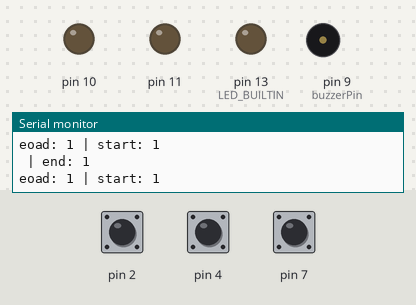
Bench run of a sketch on a simulated Arduino Uno, built with avr-gcc and run on an emulated ATmega328P. On the bench: output pins drawn as LEDs (lit = HIGH), buzzer (waves = sounding), the last lines printed to the serial monitor. Inputs (shaded band) come from the test bench; at power-on: pin 4 HIGH, pin 2 HIGH, pin 7 HIGH.

Above: at 1.2 s.
1.3 s: pin 4 pulled LOW for 0.15 s
4.4 s: pin 2 pulled LOW for 0.15 s
At 5.8 s:
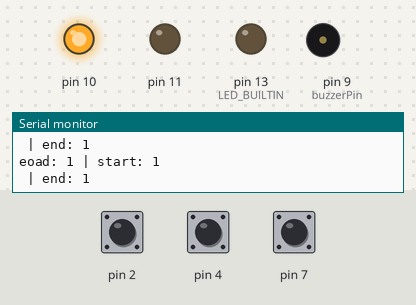
6.1 s: pin 7 pulled LOW for 0.15 s
At 7.4 s:
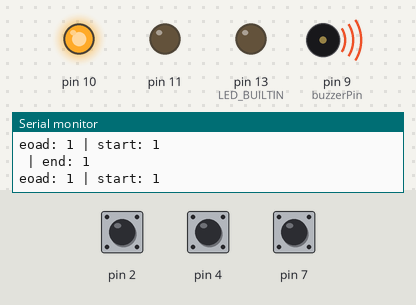
7.7 s: pin 4 pulled LOW for 1 s
At 10.2 s:
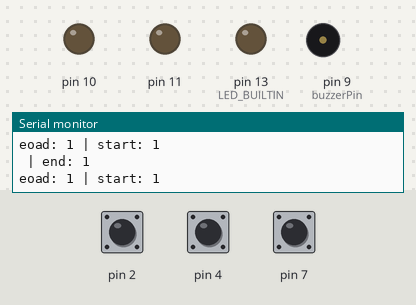
11.7 s: pin 7 pulled LOW for 1 s
At 13.3 s:
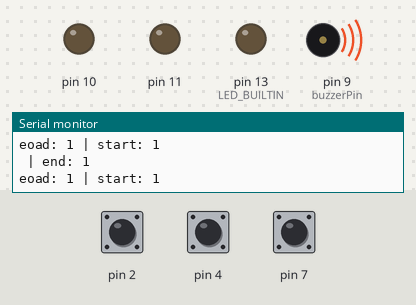
14.2 s: pin 4 pulsed LOW 2 times (0.12 s each, 0.3 s apart)
At 15.0 s:
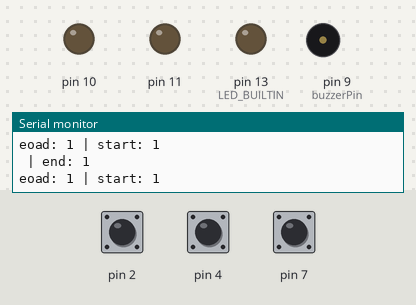
Timing chart, 0 to 17.2 s (numbered marks = the images above; inputs shaded):
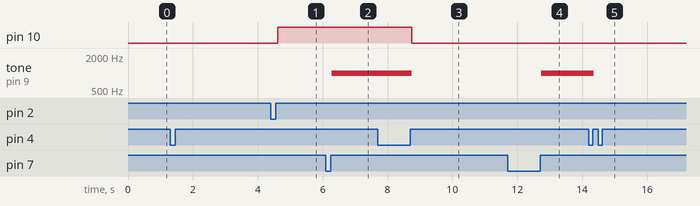

Measured:
- after the input at 4.4 s, pin 10: LOW → HIGH after 0.21 s
- after the input at 6.1 s, tone on pin 9 (buzzerPin): silent → 1000 Hz after 0.19 s
- after the input at 7.7 s, pin 10: HIGH → LOW after 1.0 s; tone on pin 9 (buzzerPin): 1000 Hz → silent after 1.0 s
- after the input at 11.7 s, tone on pin 9 (buzzerPin): silent → 1000 Hz after 1.0 s
- after the input at 14.2 s, tone on pin 9 (buzzerPin): 1000 Hz → silent after 0.16 s

The sketch:

sketch_jan9b.ino
```cpp
const int buzzerPin = 9; // 定義蜂鳴器腳位
bool dead = true;
bool roadup = false;
bool endup = false;
bool startup = false;

void setup(){
  Serial.begin(9600); // 初始串列通訊
  pinMode(7, INPUT);
  pinMode(10, OUTPUT);
  pinMode(4, INPUT);
  pinMode(11, OUTPUT);
  pinMode(2, INPUT);
  pinMode(buzzerPin, OUTPUT); // 設定蜂鳴器為輸出
  pinMode(LED_BUILTIN, OUTPUT);
  digitalWrite(7, HIGH);
  digitalWrite(4, HIGH);
  digitalWrite(2, HIGH);
  digitalWrite(10, LOW);
  digitalWrite(11, LOW);
}

void loop(){
  int start = digitalRead(4);
  int road = digitalRead(7);
  int end = digitalRead(2);

  // debug
  Serial.print("eoad: ");
  Serial.print(start);
  Serial.print(" | start: ");
  Serial.println(road);
  Serial.print(" | end: ");
  Serial.println(end);

  if(start == HIGH && startup == true){
    dead = false;
    startup = false;
    roadup = false;
    noTone(buzzerPin);
    digitalWrite(10, LOW);
    delay(200);
  }else if(start == LOW && startup == false){
    startup = true;
  }

  if(road == HIGH && roadup == true && dead == false){
    dead = true;
    roadup = false;
    startup = false;
    tone(buzzerPin, 1000);
    delay(200);
  }else if(road == LOW && roadup == false && dead == false){
    roadup = true;
  }
  if(end == HIGH && endup == true && dead == false){
    endup = false;
    startup = false;
    digitalWrite(10, HIGH);
  }else if(end == LOW && endup == false && dead == false){
    endup = true;
  }
}
```
